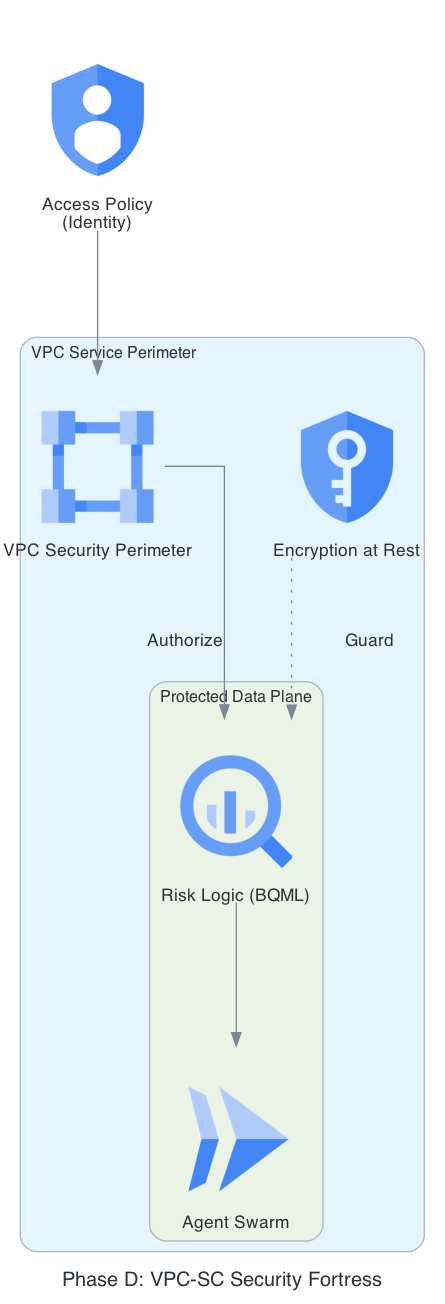

Source code (Python):
from diagrams import Diagram, Cluster, Edge
from diagrams.gcp.network import VirtualPrivateCloud
from diagrams.gcp.security import KeyManagementService, Iam
from diagrams.gcp.analytics import BigQuery
from diagrams.gcp.compute import Run

graph_attr = {
    "pad": "0.1",
    "nodesep": "1.2",
    "ranksep": "1.5",
    "bgcolor": "transparent"
}

with Diagram(
    "Phase D: VPC-SC Security Fortress", 
    show=False, 
    filename="risk_vpcsc_fortress", 
    direction="TB", 
    graph_attr=graph_attr
):
    iam = Iam("Access Policy\n(Identity)")

    with Cluster("VPC Service Perimeter"):
        with Cluster("Protected Data Plane"):
            warehouse = BigQuery("Risk Logic (BQML)")
            swarm = Run("Agent Swarm")
        
        vpc = VirtualPrivateCloud("VPC Security Perimeter")
        kms = KeyManagementService("Encryption at Rest")

    iam >> vpc
    vpc >> Edge(label="Authorize") >> warehouse
    warehouse >> swarm
    kms >> Edge(label="Guard", style="dotted") >> warehouse
